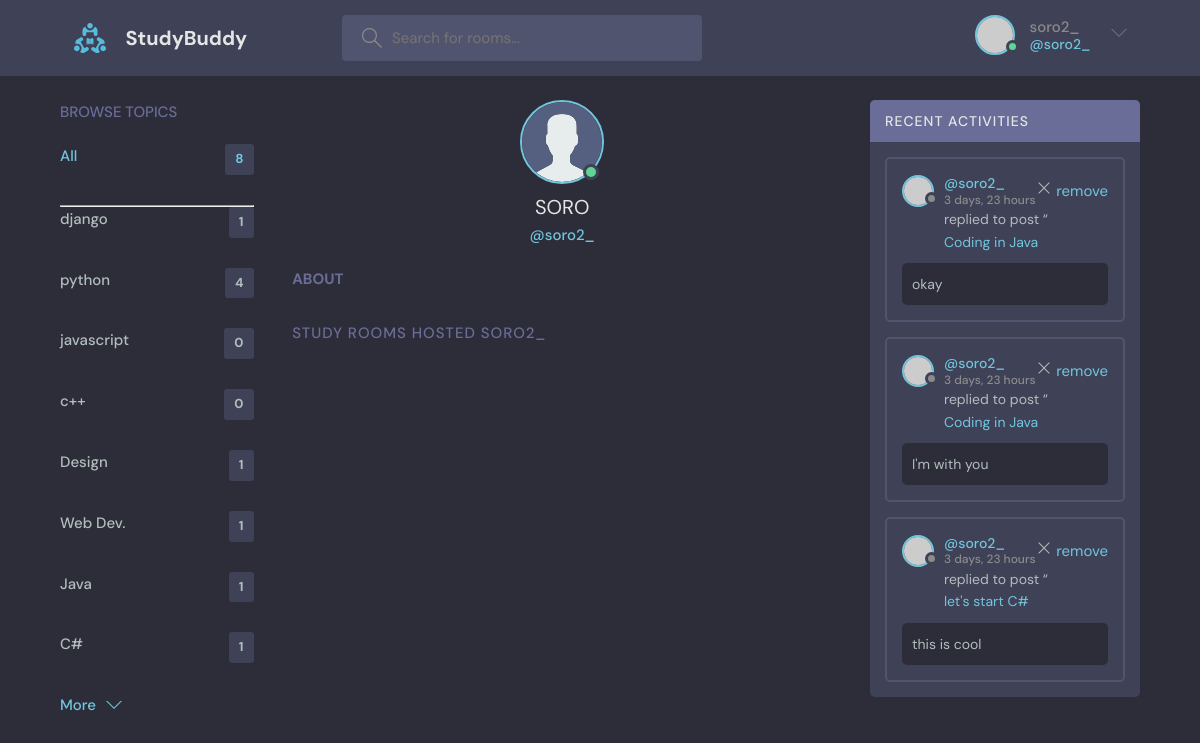
/auth/profile/3/, run on the app's committed database.
### room/models.py (models this page shows, shortened)
class Topic(models.Model):
    name = models.CharField(max_length=200)

class Message(models.Model):
    user = models.ForeignKey(User, on_delete=models.CASCADE, null= True)
    room = models.ForeignKey(Room, on_delete=models.CASCADE)
    body = models.TextField()
    updated = models.DateTimeField(auto_now = True)
    created = models.DateTimeField(auto_now_add=True)
    class Meta:
        ordering = ["-updated", "created"]

class Room(models.Model):
    host = models.ForeignKey(User, on_delete=models.SET_NULL, null= True)
    topic = models.ForeignKey(Topic, on_delete=models.CASCADE, null=True)
    name = models.CharField(max_length=200)
    description = models.TextField(null= True, blank= True)
    participants = models.ManyToManyField(User, related_name="participants", blank=True)
    updated = models.DateTimeField(auto_now = True)
    created = models.DateTimeField(auto_now_add=True)
    def __str__(self):
        return self.name
    class Meta:
        ordering = ["-updated", "created"]

### authentification/views.py (the view)
# urls.py: path("profile/<str:user_id>/", views.userProfile, name="userProfile"),
def userProfile(request, user_id):
    user = User.objects.get(id=user_id)
    topics = Topic.objects.all()
    room_messages = user.message_set.all().order_by("-created")
    rooms = user.room_set.all()
    context = {
        "user": user, "rooms": rooms, "topics": topics,
        "room_messages": room_messages,
    }
    return render(request, "room/profile.html", context)

### templates/room/profile.html (shortened to what this page needs)
{% extends 'room/index.html' %}
{% load static %}
{% block content %}
<main class="profile-page layout layout--3">
  <div class="container">
    {% include 'room/topic_component.html' %}
    <div class="roomList">
      <div class="profile">
        <div class="profile__avatar">
          <div class="avatar avatar--large active">
            <img src="{% static 'image/avatar.svg' %}" />
          </div>
        </div>
        <div class="profile__info">
          <h3>{{user.first_name|capfirst}}</h3>
          <p>@{{user.username}}</p>
        </div>
        <div class="profile__about">
          <h3>About</h3>
        </div>
      </div>
      <div class="roomList__header">
        <div>
          <h2>Study Rooms Hosted {{user.username}}</a>
          </h2>
        </div>
      </div>
    </div>
    {% include 'room/activity_component.html' %}
  </div>
</main>
{% endblock content %}

### templates/room/index.html (shortened to what this page needs)
<!DOCTYPE html>
{% load static %}
<html lang="en">
  <head>
    <link rel="stylesheet" href="{% static 'css/main.css' %}" />
  </head>
  <body>
    <header class="header header--loggedIn">
      <div class="container">
        <a href="{% url 'room:index' %}" class="header__logo">
          <img src="{% static 'image/logo.svg' %}" />
          <h1>StudyBuddy</h1>
        </a>
        <form method="GET" action="" class="header__search">
          <label>
            <input name="q" placeholder="Search for rooms..." />
          </label>
        </form>
        <nav class="header__menu">
            {% if user.is_authenticated %}
            <div class="header__user">
                <a href="{% url 'authentification:userProfile' user.id %}">
                <div class="avatar avatar--medium active">
                    <img src="https://randomuser.me/api/portraits/men/37.jpg" />
                </div>
                <p>{{user.username}}<span>@{{user.username}}</span></p>
                </a>
                <button class="dropdown-button">
                <svg version="1.1" xmlns="http://www.w3.org/2000/svg" width="32" height="32" viewBox="0 0 32 32">
                    <title>chevron-down</title>
                    <path d="M16 21l-13-13h-3l16 16 16-16h-3l-13 13z"></path>
                </svg>
                </button>
            </div>
            {% else %}
                <a href="{% url 'authentification:login' %}">
                <img src="{% static 'image/avatar.svg' %}" />
                <p>Login</p>
                </a>
            {% endif %}
        </nav>
      </div>
    </header>
    {% block content %}{% endblock content %}
  </body>
</html>

### templates/room/topic_component.html (shortened to what this page needs)
<div class="topics">
    <div class="topics__header">
      <h2>Browse Topics</h2>
    </div>
    <ul class="topics__list">
        <li>
            <a href="{% url 'room:index' %}"class="active">All <span>{{topics.count}}</span></a>
            <hr>
        <li>
        {% for topic in topics %}
            <div>
                <a href="{% url 'room:index' %}?q={{topic.name}}"> {{topic.name}}  <span>{{topic.room_set.all.count}}</span></a>
            </div>
        {% endfor %}
    </ul>
    <a class="btn btn--link" href="{% url 'room:topics' %}">
        More
        <svg version="1.1" xmlns="http://www.w3.org/2000/svg" width="32" height="32" viewBox="0 0 32 32">
            <title>chevron-down</title>
            <path d="M16 21l-13-13h-3l16 16 16-16h-3l-13 13z"></path>
        </svg>
    </a>
</div>

### templates/room/activity_component.html (shortened to what this page needs)
{% load static %}
<div class="activities">
    <div class="activities__header">
      <h2>Recent Activities</h2>
    </div>
{% for message in room_messages %}
        <div class="activities__box">
          <div class="activities__boxHeader roomListRoom__header">
            <a href="{% url 'authentification:userProfile' message.user.id %}" class="roomListRoom__author">
              <div class="avatar avatar--small">
                <img src="https://randomuser.me/api/portraits/men/37.jpg" />
              </div>
              <p>
                @{{message.user}}
                <span>{{message.created|timesince}}</span>
              </p>
            </a>
            <div class="roomListRoom__actions">
              <a href="{% url 'room:delete-message' message.id %}">
                <svg version="1.1" xmlns="http://www.w3.org/2000/svg" width="32" height="32" viewBox="0 0 32 32">
                  <title>remove</title>
                  <path d="M27.314 6.019l-1.333-1.333-9.98 9.981-9.981-9.981-1.333 1.333 9.981 9.981-9.981 9.98 1.333 1.333 9.981-9.98 9.98 9.98 1.333-1.333-9.98-9.98 9.98-9.981z">
                  </path>
                </svg>
                remove
              </a>
            </div>
          </div>
          <div class="activities__boxContent">
            <p>replied to post “<a href="{% url 'room:index' %}">{{message.room}}</a></p>
            <div class="activities__boxRoomContent">
                {{message.body}}
            </div>
          </div>
        </div>
{% endfor %}
</div>

### data on the page
Topic: name "django", room_set.all.count "1"
Topic: name "python", room_set.all.count "4"
Topic: name "javascript", room_set.all.count "0"
Topic: name "c++", room_set.all.count "0"
Topic: name "Design", room_set.all.count "1"
Topic: name "Web Dev.", room_set.all.count "1"
Topic: name "Java", room_set.all.count "1"
Topic: name "C#", room_set.all.count "1"
Message: user "soro2_", created "3 days, 23 hours", room "Coding in Java", body "okay"
Message: user "soro2_", created "3 days, 23 hours", room "Coding in Java", body "I'm with you"
Message: user "soro2_", created "3 days, 23 hours", room "let's start C#", body "this is cool"

### other printed values
{{ user.username }} "soro2_"
{{ topics.count }} "8"
{{ user.first_name|capfirst }} "SORO"
{{ user.username }} "SORO2_"
